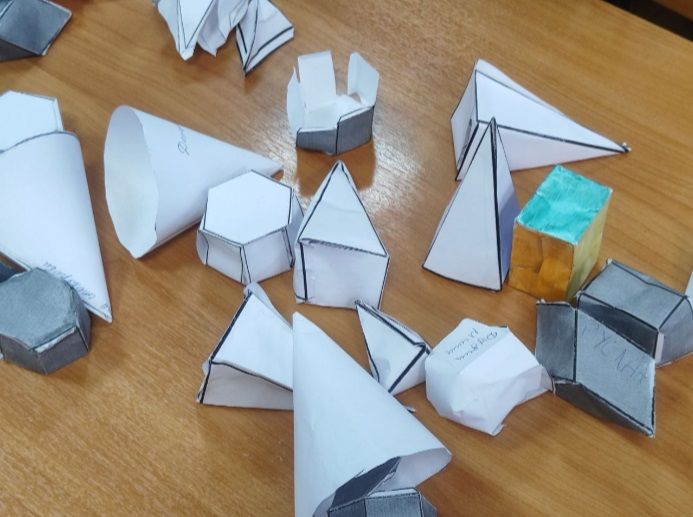
#> input picture Work8/input.jpg, 693 x 517 px
$ python main.py
#> lines starting #> are read from the running program, lines starting #| are printed output that depends on the picture
import cv2
import numpy as np

# Загрузка изображения
image = cv2.imread('input.jpg')
#> image is the input picture: shape (517, 693, 3); mean B, G, R 131.5, 143.7, 150.5

# Преобразование изображения в оттенки серого
gray = cv2.cvtColor(image, cv2.COLOR_BGR2GRAY)
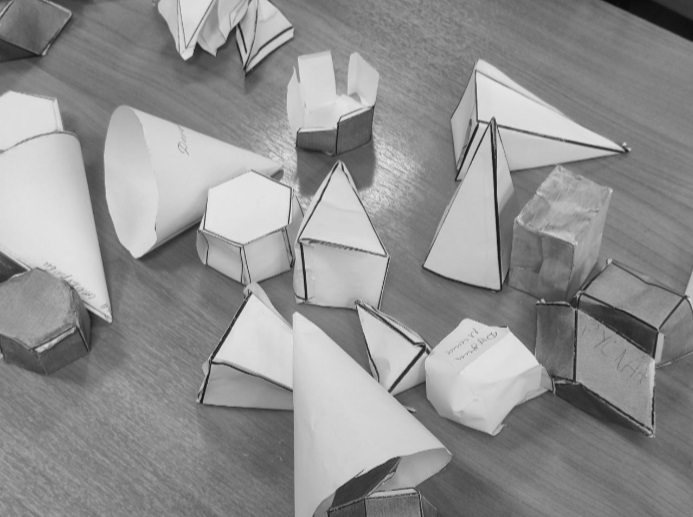
#> gray: shape (517, 693); min 8, max 231, mean 144.3

# Применение оператора Canny для выделения границ
edges = cv2.Canny(gray, 100, 200)
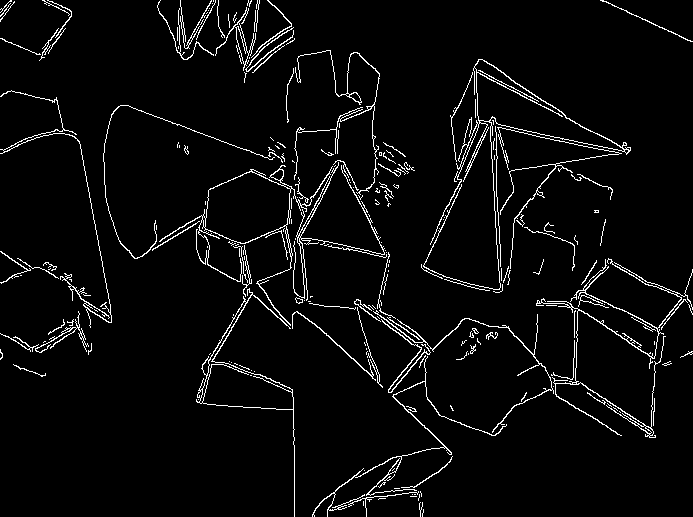
#> edges: shape (517, 693); 4.2% white in thin lines or dots

# Отображение изображения с выделенными границами
cv2.imshow('Edges', edges)
cv2.waitKey(0)
cv2.destroyAllWindows()
